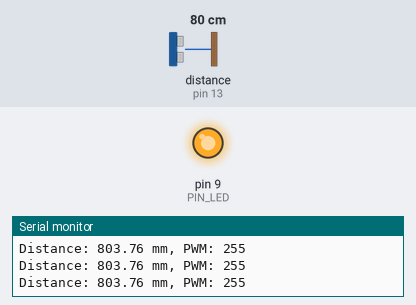
A sketch run on a simulated Arduino Uno, built with avr-gcc and run on an emulated ATmega328P. On the bench: output pins drawn as LEDs (lit = HIGH), the last lines printed to the serial monitor. Wiring (inferred from the names in the program): ultrasonic range finder: trigger pin 12; echo pin 13. The test bench sets the inputs (shaded band); at power-on: distance to the obstacle (sensor on pin 13) 80 cm. The echo pulse lasts 58.3 µs per cm; pins used as bus, display or sensor lines are not drawn.

Above: at 1.2 s.
1.3 s: distance to the obstacle (sensor on pin 13) set to 18 cm
At 2.9 s:
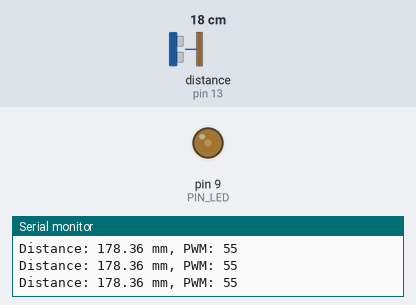
4.3 s: distance to the obstacle (sensor on pin 13) set to 2 cm
Timing chart, 0 to 7.3 s (numbered marks = the images above; inputs shaded):
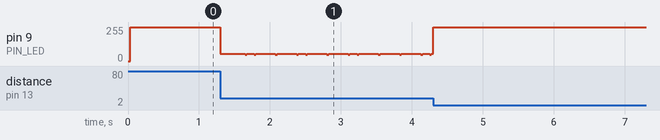

The sketch:

08_example_2.ino_hw.ino
```cpp
// Arduino pin assignment
#define PIN_LED  9
#define PIN_TRIG 12   // sonar sensor TRIGGER
#define PIN_ECHO 13   // sonar sensor ECHO

// configurable parameters
#define SND_VEL 346.0
#define INTERVAL 25        // 샘플링 주기 25ms
#define PULSE_DURATION 10
#define _DIST_MIN 100.0    // 최소 거리 100mm
#define _DIST_MAX 300.0    // 최대 거리 300mm

#define TIMEOUT ((INTERVAL / 2) * 1000.0)
#define SCALE (0.001 * 0.5 * SND_VEL)

unsigned long last_sampling_time;

void setup() {
  pinMode(PIN_LED, OUTPUT);
  pinMode(PIN_TRIG, OUTPUT);
  pinMode(PIN_ECHO, INPUT);

  digitalWrite(PIN_TRIG, LOW);

  Serial.begin(57600);
}

void loop() {
  float distance;
  int brightness;

  // 25ms마다 측정
  if (millis() < (last_sampling_time + INTERVAL))
    return;

  distance = USS_measure(PIN_TRIG, PIN_ECHO);

  // 거리 범위를 벗어난 경우
  if (distance == 0.0) {
    brightness = 255;       // LED OFF
  }
  else if (distance <= 100.0) {
    brightness = 255;       // LED OFF
  }
  else if (distance < 200.0) {
    // 100mm → 255
    // 150mm → 약 127
    // 200mm → 0
    brightness = (int)(255.0 * (200.0 - distance) / 100.0);
  }
  else if (distance == 200.0) {
    brightness = 0;         // 최대 밝기
  }
  else if (distance < 300.0) {
    // 200mm → 0
    // 250mm → 약 127
    // 300mm → 255
    brightness = (int)(255.0 * (distance - 200.0) / 100.0);
  }
  else {
    brightness = 255;       // LED OFF
  }

  // LED 밝기 제어
  analogWrite(PIN_LED, brightness);

  // 거리와 PWM 값 출력
  Serial.print("Distance: ");
  Serial.print(distance);
  Serial.print(" mm, PWM: ");
  Serial.println(brightness);

  // delay(50) 삭제

  // 다음 샘플링 시간
  last_sampling_time += INTERVAL;
}


// 초음파 센서 거리 측정
float USS_measure(int TRIG, int ECHO)
{
  digitalWrite(TRIG, HIGH);
  delayMicroseconds(PULSE_DURATION);
  digitalWrite(TRIG, LOW);

  return pulseIn(ECHO, HIGH, TIMEOUT) * SCALE;
}
```
